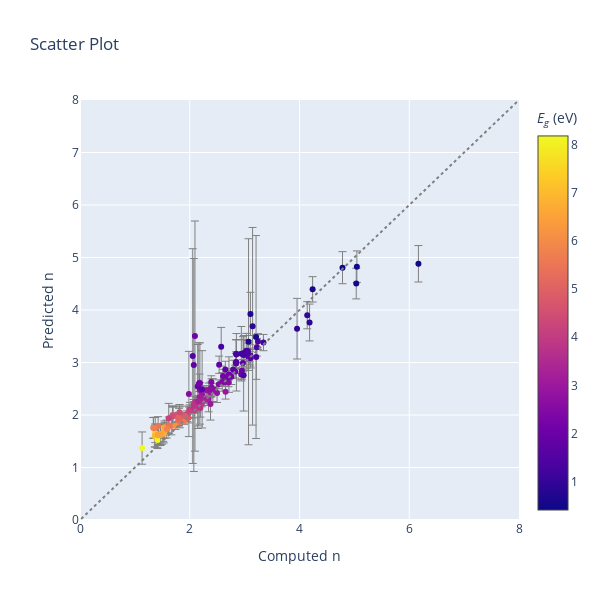

Source (notebook cell):
### Code cell
# Data
data_prev_outputs = {'x': df_outputs_filtout['refractive_index'], 
                     'y': results_pred_prev['refractive_index'], 
                     'error_y': results_unc_prev['refractive_index'],
                     'color': df_outputs_filtout['bandgap']}


mae = mean_absolute_error(data_prev_outputs['x'], data_prev_outputs['y'])
rmse = mean_squared_error(data_prev_outputs['x'], data_prev_outputs['y'])
spearmanrho = spearmanr(data_prev_outputs['x'], data_prev_outputs['y'])
print(f"MAE = {mae}")
print(f"RMSE = {rmse}")
print(f"Rho_sp = {spearmanrho.statistic}")

# Scatter plot for previous outputs.
scatter_outputs_prev = go.Scatter(
    x=data_prev_outputs['x'],
    y=data_prev_outputs['y'],
    mode='markers',
    error_y=dict(
        array=data_prev_outputs['error_y'],
        color='gray',
        thickness=1,
        visible=True,
        ),
    marker=dict(
        color=data_prev_outputs['color'],
        colorbar=dict(
            title="<i>E<sub>g</sub></i> (eV)"
        ),
        colorscale="Plasma"
    ),
    line=dict(color='darkorange'),
    name=f'v{cur_v-1} outputs',
    showlegend=False,
    text=[mpid for mpid in df_outputs_filtout.index.values]
)

ideal = go.Scatter(
    x=[-100,100],
    y=[-100,100],
    mode="lines",
    line=dict(color='gray', dash='dot'),
    showlegend=False
)

# Layout
layout = go.Layout(
    title=dict(text='Scatter Plot'),
    xaxis=dict(title='Computed n', showgrid=True,  range=[0,8]),
    yaxis=dict(title='Predicted n', showgrid=True, range=[0,8]),
    legend=dict(font=dict(size=12)),
)

# Create figure
fig = go.Figure(data=[scatter_outputs_prev,ideal], layout=layout)

fig.update_layout(
    autosize=False,
    width=600,
    height=600,
    # margin=dict(
    #     l=50,
    #     r=50,
    #     b=100,
    #     t=100,
    #     pad=4
    # ),
    # paper_bgcolor="LightSteelBlue",
)

# Show figure
fig.show()

### Figure 1 — Plotly figure (JSON) as saved in the notebook; plotly's stock layout.template omitted (floating-point values rounded to 4 significant figures; data arrays with more than 128 entries replaced by an {"elided": "..."} marker saying what was removed)
{"data": [{"error_y": {"array": {"elided": "157 float values"}, "color": "gray", "thickness": 1, "visible": true}, "line": {"color": "darkorange"}, "marker": {"color": {"elided": "157 float values"}, "colorbar": {"title": {"text": "<i>E<sub>g</sub></i> (eV)"}}, "colorscale": [[0, "#0d0887"], [0.1111, "#46039f"], [0.2222, "#7201a8"], [0.3333, "#9c179e"], [0.4444, "#bd3786"], [0.5556, "#d8576b"], [0.6667, "#ed7953"], [0.7778, "#fb9f3a"], [0.8889, "#fdca26"], [1, "#f0f921"]]}, "mode": "markers", "name": "v3 outputs", "showlegend": false, "text": {"elided": "157 str values"}, "type": "scatter", "x": {"elided": "157 float values"}, "y": {"elided": "157 float values"}}, {"line": {"color": "gray", "dash": "dot"}, "mode": "lines", "showlegend": false, "type": "scatter", "x": [-100, 100], "y": [-100, 100]}], "layout": {"autosize": false, "height": 600, "legend": {"font": {"size": 12}}, "title": {"text": "Scatter Plot"}, "width": 600, "xaxis": {"range": [0, 8], "showgrid": true, "title": {"text": "Computed n"}}, "yaxis": {"range": [0, 8], "showgrid": true, "title": {"text": "Predicted n"}}}}
